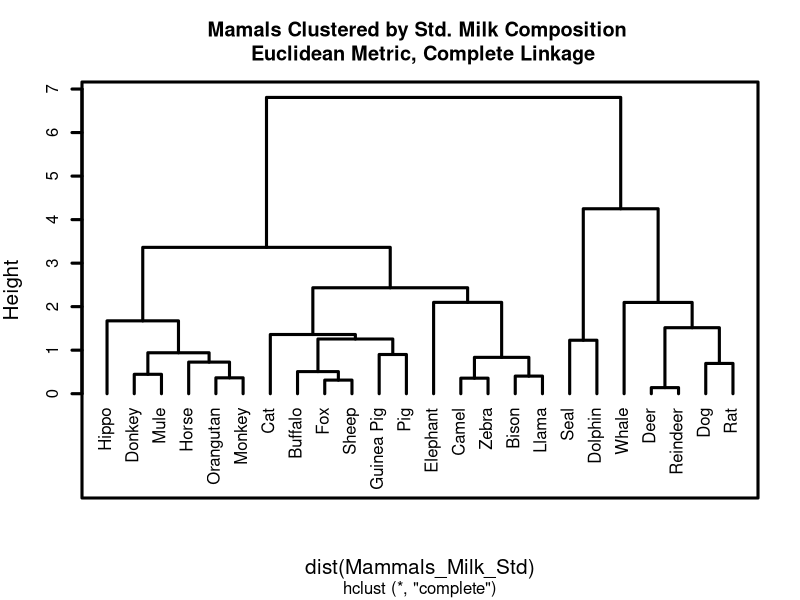

The R source for this figure:
## ---- chunk 1
knitr::opts_chunk$set(warning=FALSE, message=FALSE)
## ---- chunk 2
library(tidyverse)
Mammals_Milk<-read.csv("Milk_Composition.csv",header=T,row.names=1)
head(Mammals_Milk)
## ---- chunk 3
summary(Mammals_Milk)
## ---- chunk 4
Mammals_Milk_Std<-round(scale(Mammals_Milk),2)
head(Mammals_Milk_Std)
## ---- chunk 5
cluster_animals <- hclust(dist(Mammals_Milk_Std), method = "complete")
cluster_animals
plot(cluster_animals, lwd = 3, main = "Mamals Clustered by Std. Milk Composition \n Euclidean Metric, Complete Linkage", xlabs = "Mammals", cex.lab = 1.25, hang = -1, frame.plot = TRUE)
## ---- chunk 6
set.seed(125)

MMilk_km_3 <- kmeans(Mammals_Milk_Std, centers = 3, nstart = 100)
new_MammalsMilk3 <- Mammals_Milk %>% mutate(km_3 = MMilk_km_3$cluster) %>% arrange(km_3)
new_MammalsMilk3

MMilk_km_4 <- kmeans(Mammals_Milk_Std, centers = 4, nstart = 100)
new_MammalsMilk4 <- Mammals_Milk %>% mutate(km_4 = MMilk_km_4$cluster) %>% arrange(km_4)
new_MammalsMilk4

## ---- chunk 7

## ---- chunk 8

